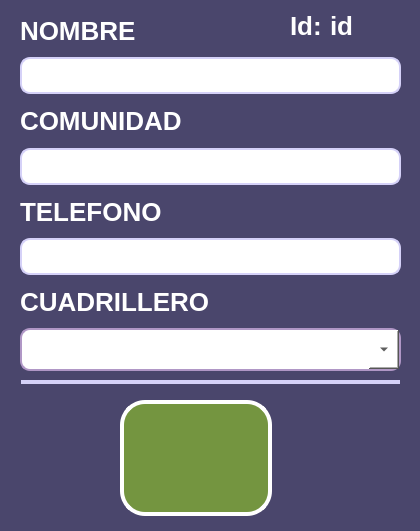
       <widget class="QWidget" name="widget_23" native="true">
        <property name="geometry">
         <rect>
          <x>20</x>
          <y>90</y>
          <width>420</width>
          <height>531</height>
         </rect>
        </property>
        <property name="styleSheet">
         <string notr="true">background-color: rgb(74, 70, 108);
border-radius: 10px; </string>
        </property>
        <widget class="QLabel" name="label_33">
         <property name="geometry">
          <rect>
           <x>21</x>
           <y>380</y>
           <width>379</width>
           <height>4</height>
          </rect>
         </property>
         <property name="styleSheet">
          <string notr="true">background-color: rgb(213, 209, 248);</string>
         </property>
         <property name="text">
          <string/>
         </property>
        </widget>
        <widget class="QWidget" name="verticalLayoutWidget_7">
         <property name="geometry">
          <rect>
           <x>20</x>
           <y>10</y>
           <width>381</width>
           <height>361</height>
          </rect>
         </property>
         <layout class="QVBoxLayout" name="verticalLayout_7">
          <item>
           <widget class="QLabel" name="ActualizarNombre_Lbl">
            <property name="font">
             <font>
              <family>Segoe UI</family>
              <pointsize>-1</pointsize>
              <weight>81</weight>
              <bold>true</bold>
             </font>
            </property>
            <property name="styleSheet">
             <string notr="true">background-color: rgb(74, 70, 108);
color: white;  
font-family: &quot;Segoe UI&quot;;
font-size: 26px;
font-weight: 650; 
qproperty-alignment: AlignLeft;


</string>
            </property>
            <property name="text">
             <string>NOMBRE</string>
            </property>
           </widget>
          </item>
          <item>
           <widget class="QLineEdit" name="ActualizarNombre_lineEdit">
            <property name="styleSheet">
             <string notr="true">QLineEdit {
    border: 2px solid  rgb(213, 209, 248);  /* Borde color lila */
    border-radius: 10px;        /* Esquinas redondeadas */
    background-color: white;    /* Fondo blanco */
    padding: 5px;               /* Espaciado interno para que no se vea aplastado */
	font-family: &quot;Segoe UI Semibold&quot;, &quot;Arial&quot;, sans-serif;
    font-size: 18px;
    font-weight: 660;
	text-transform: uppercase;  /* &lt;- Esto fuerza mayúsculas */
}
</string>
            </property>
           </widget>
          </item>
          <item>
           <widget class="QLabel" name="ActualizarComunidad_Lbl">
            <property name="font">
             <font>
              <family>Segoe UI</family>
              <pointsize>-1</pointsize>
              <weight>81</weight>
              <bold>true</bold>
             </font>
            </property>
            <property name="styleSheet">
             <string notr="true">background-color: rgb(74, 70, 108);
color: white;  
font-family: &quot;Segoe UI&quot;;
font-size: 26px;
font-weight: 650; 
qproperty-alignment: AlignLeft;


</string>
            </property>
            <property name="text">
             <string>COMUNIDAD</string>
            </property>
           </widget>
          </item>
          <item>
           <widget class="QLineEdit" name="ActualizarComunidad_lineEdit">
            <property name="styleSheet">
             <string notr="true">QLineEdit {
    border: 2px solid  rgb(213, 209, 248);  /* Borde color lila */
    border-radius: 10px;        /* Esquinas redondeadas */
    background-color: white;    /* Fondo blanco */
    padding: 5px;               /* Espaciado interno para que no se vea aplastado */
	font-family: &quot;Segoe UI Semibold&quot;, &quot;Arial&quot;, sans-serif;
    font-size: 18px;
    font-weight: 660;
	text-transform: uppercase;  /* &lt;- Esto fuerza mayúsculas */
}</string>
            </property>
           </widget>
          </item>
          <item>
           <widget class="QLabel" name="ActualizarTelefono_Lbl">
            <property name="font">
             <font>
              <family>Segoe UI</family>
              <pointsize>-1</pointsize>
              <weight>81</weight>
              <bold>true</bold>
             </font>
            </property>
            <property name="styleSheet">
             <string notr="true">background-color: rgb(74, 70, 108);
color: white;  
font-family: &quot;Segoe UI&quot;;
font-size: 26px;
font-weight: 650; 
qproperty-alignment: AlignLeft;


</string>
            </property>
            <property name="text">
             <string>TELEFONO</string>
            </property>
           </widget>
          </item>
          <item>
           <widget class="QLineEdit" name="ActualizarTelefono_lineEdit">
            <property name="styleSheet">
             <string notr="true">QLineEdit {
    border: 2px solid  rgb(213, 209, 248);  /* Borde color lila */
    border-radius: 10px;        /* Esquinas redondeadas */
    background-color: white;    /* Fondo blanco */
    padding: 5px;               /* Espaciado interno para que no se vea aplastado */
	font-family: &quot;Segoe UI Semibold&quot;, &quot;Arial&quot;, sans-serif;
    font-size: 18px;
    font-weight: 660;
	text-transform: uppercase;  /* &lt;- Esto fuerza mayúsculas */
}</string>
            </property>
           </widget>
          </item>
          <item>
           <widget class="QLabel" name="ActualizarCuadrillero_Lbl">
            <property name="font">
             <font>
              <family>Segoe UI</family>
              <pointsize>-1</pointsize>
              <weight>81</weight>
              <bold>true</bold>
             </font>
            </property>
            <property name="styleSheet">
             <string notr="true">background-color: rgb(74, 70, 108);
color: white;  
font-family: &quot;Segoe UI&quot;;
font-size: 26px;
font-weight: 650; 
qproperty-alignment: AlignLeft;


</string>
            </property>
            <property name="text">
             <string>CUADRILLERO</string>
            </property>
           </widget>
          </item>
          <item>
           <widget class="QComboBox" name="ActualizarCuadrillero_comboBox">
            <property name="styleSheet">
             <string notr="true">QComboBox {
    background-color: rgb(255, 255, 255);
    color: black;
    border: 2px solid rgb(176, 151, 198);
    /*border-radius: 20px;*/
    padding: 8px 15px;
    font-family: &quot;Segoe UI Semibold&quot;, &quot;Arial&quot;, sans-serif;
    font-size: 18px;
    font-weight: 660;
    min-width: 120px;
}

/* Estilo del botón desplegable (conserva la flecha nativa) */
QComboBox::drop-down {
    subcontrol-origin: padding;
    subcontrol-position: top right;
    width: 30px;  /* Ancho suficiente para la flecha */
}

/* Estilo del menú desplegable (popup) */
QComboBox QAbstractItemView {
    background-color: rgb(255, 255, 255);
    color: black;
    border: 2px solid rgb(176, 151, 198);
    font-family: &quot;Segoe UI Semibold&quot;, &quot;Arial&quot;, sans-serif;
    font-size: 24px;
    font-weight: 660;
    padding: 8px 15px;
    outline: 0;  /* Elimina el borde de enfoque punteado */
}

</string>
            </property>
           </widget>
          </item>
         </layout>
        </widget>
        <widget class="QLabel" name="Id_Colector_Lbl">
         <property name="geometry">
          <rect>
           <x>330</x>
           <y>10</y>
           <width>51</width>
           <height>31</height>
          </rect>
         </property>
         <property name="font">
          <font>
           <family>Segoe UI</family>
           <pointsize>-1</pointsize>
           <weight>81</weight>
           <bold>true</bold>
          </font>
         </property>
         <property name="styleSheet">
          <string notr="true">background-color: rgb(74, 70, 108);
color: white;  
font-family: &quot;Segoe UI&quot;;
font-size: 26px;
font-weight: 650; 
qproperty-alignment: AlignLeft;


</string>
         </property>
         <property name="text">
          <string>id</string>
         </property>
        </widget>
        <widget class="QPushButton" name="ConfirmarActualizarColector_Btn">
         <property name="geometry">
          <rect>
           <x>120</x>
           <y>400</y>
           <width>152</width>
           <height>116</height>
          </rect>
         </property>
         <property name="font">
          <font>
           <family>Segoe UI</family>
           <pointsize>16</pointsize>
           <weight>75</weight>
           <bold>true</bold>
          </font>
         </property>
         <property name="styleSheet">
          <string notr="true">QPushButton {

         background-color: #749540;
        /*border: 2px solid black;*/
		color: white;  /* Cambia el color de la fuente a blanco */
        border-radius: 25px;  /* Ajusta el valor para hacer las esquinas más o menos redondas */
        padding: 10px;  /* Ajusta el margen interno del QLabel */
		border: 4px solid white;
    }</string>
         </property>
         <property name="text">
          <string/>
         </property>
         <property name="icon">
          <iconset resource="../resources/resources.qrc">
           <normaloff>:/images/iconos/botones/check-mark.png</normaloff>:/images/iconos/botones/check-mark.png</iconset>
         </property>
         <property name="iconSize">
          <size>
           <width>92</width>
           <height>92</height>
          </size>
         </property>
        </widget>
        <widget class="QLabel" name="label_2">
         <property name="geometry">
          <rect>
           <x>290</x>
           <y>10</y>
           <width>31</width>
           <height>31</height>
          </rect>
         </property>
         <property name="styleSheet">
          <string notr="true">background-color: rgb(74, 70, 108);
color: white;  
font-family: &quot;Segoe UI&quot;;
font-size: 26px;
font-weight: 650; 
qproperty-alignment: AlignLeft;


</string>
         </property>
         <property name="text">
          <string>Id:</string>
         </property>
        </widget>
       </widget>
